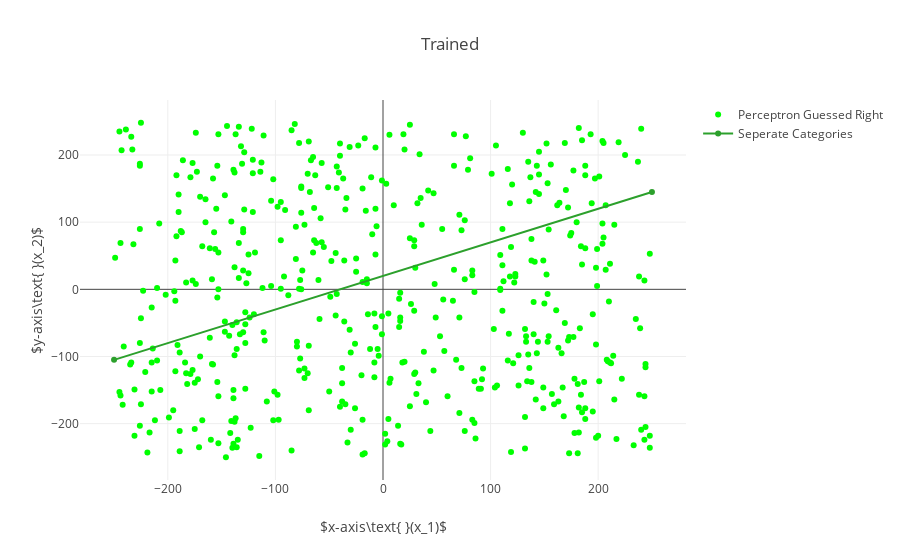

The notebook cell this image was saved under:
### Markdown cell above
Now let's see how the perceptron performs now

### Code cell
c = np.empty(shape=(0, 2))
w = np.empty(shape=(0, 2))

# Display the Perceptrons' predictions
# The predictions are correct because the perceptrons has been trained
for point, label in zip(points, labels):
    guess = perceptron.predict(point)
    
    if guess == label:
        c = np.append(c, np.array([point]), axis=0)
    else:
        w = np.append(w, np.array([point]), axis=0)

correct = go.Scatter(
    x = c[:, [0]].flatten(),
    y = c[:, [1]].flatten(),
    mode = 'markers',
    marker = dict(
        symbol = 'circle',
        color = 'rgb(0, 255, 0)'
    ),
    name = 'Perceptron Guessed Right'   
)

wrong = go.Scatter(
    x = w[:, [0]].flatten(),
    y = w[:, [1]].flatten(),
    mode = 'markers',
    marker = dict(
        symbol = 'circle',
        color = 'rgb(255, 0, 0)'
    ),
    name = 'Perceptron Guessed Wrong'  
)

layout.title = 'Trained'
fig = go.Figure(data=[correct, wrong, line], layout=layout)
plt.iplot(fig)

### Figure 1 — Plotly figure (JSON) as saved in the notebook; plotly's stock layout.template omitted (floating-point values rounded to 4 significant figures; data arrays with more than 128 entries replaced by an {"elided": "..."} marker saying what was removed)
{"data": [{"marker": {"color": "rgb(0, 255, 0)", "symbol": "circle"}, "mode": "markers", "name": "Perceptron Guessed Right", "type": "scatter", "uid": "73927d3c-9755-4e09-bc4e-b75dcc484967", "x": {"elided": "500 int values"}, "y": {"elided": "500 int values"}}, {"marker": {"color": "rgb(255, 0, 0)", "symbol": "circle"}, "mode": "markers", "name": "Perceptron Guessed Wrong", "type": "scatter", "uid": "a166249f-34cf-4556-8d02-e4ae68723b14", "x": [], "y": []}, {"name": "Seperate Categories", "type": "scatter", "uid": "101885d4-025c-4451-bdbe-097cf0155d8e", "x": [-250, 250], "y": [-105, 145]}], "layout": {"autosize": true, "title": {"text": "Trained"}, "xaxis": {"autorange": true, "range": [-280.4, 280.4], "title": {"text": "$x-axis\\text{ }(x_1)$"}, "type": "linear"}, "yaxis": {"autorange": true, "range": [-286.1, 284.1], "title": {"text": "$y-axis\\text{ }(x_2)$"}, "type": "linear"}}}
